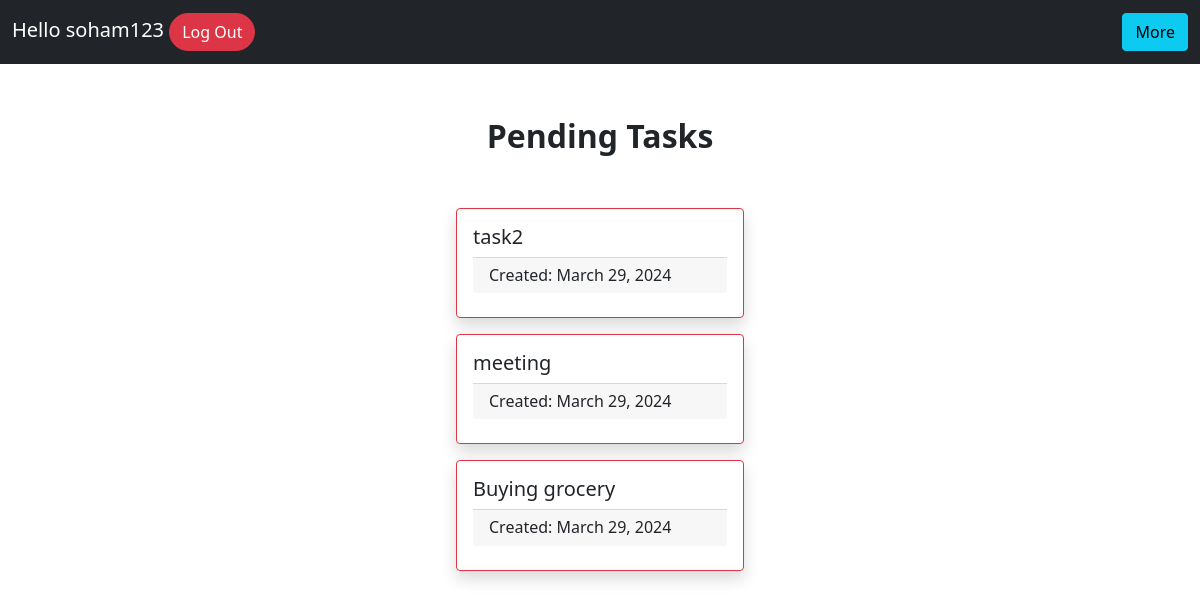
/pending_tasks/2/ (signed in), run on the app's committed database.
### todo_app/models.py (models this page shows, shortened)
class Tasklist(models.Model):
    username=models.ForeignKey(User, on_delete=models.CASCADE)
    title= models.CharField(max_length=200,null=False)
    status=models.CharField(max_length=10,default="Incomplete")
    created_on=models.DateField(auto_now_add=True)

### todo_app/views.py (the view)
# urls.py: path('pending_tasks/<int:pk>/',views.pending_tasks,name="pending_tasks")
def pending_tasks(request,pk):
    tasks=Tasklist.objects.filter(username=User.objects.get(pk=pk),status="Incomplete")
    context={
        'tasks':tasks,
    }
    return render(request,"pending_tasks.html",context)

### templates/pending_tasks.html (shortened to what this page needs)
<!DOCTYPE html>
<html>
    <head>
        <link href="https://cdn.jsdelivr.net/npm/bootstrap@5.0.2/dist/css/bootstrap.min.css" rel="stylesheet">
    </head>
    <body>
        {% include "navbar.html" %}
        <div class="d-flex justify-content-center align-items-center flex-column">
        {% if tasks %}
        <div class="fs-2 fw-bold mb-5">Pending Tasks</div>
        {% for task in tasks %}
                <div class="card mb-3 border border-danger shadow" style="width: 18rem;">
                    <div class="card-body">
                        <h5 class="card-title">{{task.title}}</h5>
                        <h6 class="card-footer">Created: {{task.created_on}}</h6>
                    </div>
                </div>
                {% endfor %}
        {% else %}
            <div>No Pending Tasks!!!</div>
        {% endif %}
    </body>
</html>

### templates/navbar.html (shortened to what this page needs)
<nav class="navbar navbar-dark bg-dark mb-5 d-flex">
    <div class="container-fluid d-flex">
      <div class="navbar-brand">Hello {{ user.username }}   <a href="/signout" class="btn btn-danger rounded-pill">Log Out</a></div>
        <div class="dropdown">
            <button class="btn btn-info">More</button>
          </div>
    </div>
</nav>

### templates/navbar.html (style rules this page uses)
.dropdown { position: relative; display: inline-block; }

### data on the page
Tasklist: title "task2", created_on "March 29, 2024"
Tasklist: title "meeting", created_on "March 29, 2024"
Tasklist: title "Buying grocery", created_on "March 29, 2024"

### other printed values
{{ user.username }} "soham123"
